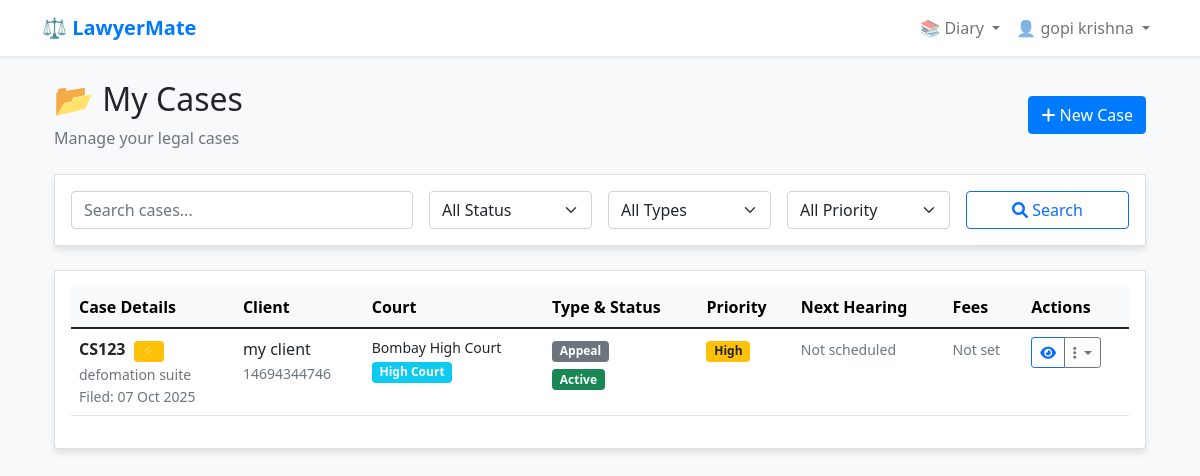
/diary/cases/ (signed in), run on the app's committed database.
### core/models.py (models this page shows, shortened)
class Case(models.Model):
    CASE_TYPES = [
        ('CIVIL', 'Civil Case'),
        ('CRIMINAL', 'Criminal Case'),
        ('FAMILY', 'Family Dispute'),
        ('PROPERTY', 'Property Dispute'),
        ('LABOUR', 'Labour Dispute'),
        ('CONSUMER', 'Consumer Complaint'),
        ('MATRIMONIAL', 'Matrimonial Case'),
        ('CHEQUE_BOUNCE', 'Cheque Bounce Case'),
        ('ARBITRATION', 'Arbitration'),
        ('WRIT', 'Writ Petition'),
        ('APPEAL', 'Appeal'),
        ('REVISION', 'Revision Petition'),
        ('BAIL', 'Bail Application'),
        ('COMPANY', 'Company Law'),
        ('TAX', 'Tax Matter'),
        ('BANK_RECOVERY', 'Bank Recovery'),
        ('INSURANCE', 'Insurance Claim'),
    ]
    CASE_STATUS = [
        ('ACTIVE', 'Active'),
        ('PENDING', 'Pending'),
        ('ADJOURNED', 'Adjourned'),
        ('JUDGMENT_RESERVED', 'Judgment Reserved'),
        ('WON', 'Won'),
        ('LOST', 'Lost'),
        ('SETTLED', 'Settled'),
        ('WITHDRAWN', 'Withdrawn'),
        ('DISMISSED', 'Dismissed'),
    ]
    PRIORITY_LEVELS = [
        ('LOW', 'Low'),
        ('MEDIUM', 'Medium'),
        ('HIGH', 'High'),
        ('URGENT', 'Urgent'),
    ]
    lawyer = models.ForeignKey(User, on_delete=models.CASCADE, related_name='cases')
    client = models.ForeignKey(Client, on_delete=models.CASCADE, related_name='cases')
    court = models.ForeignKey(Court, on_delete=models.CASCADE, related_name='cases')
    case_number = models.CharField(max_length=50, help_text="Court Case Number")
    case_title = models.CharField(max_length=300, help_text="Short case description")
    case_type = models.CharField(max_length=20, choices=CASE_TYPES)
    filing_date = models.DateField(help_text="Date case was filed")
    status = models.CharField(max_length=20, choices=CASE_STATUS, default='ACTIVE')
    priority = models.CharField(max_length=10, choices=PRIORITY_LEVELS, default='MEDIUM')
    description = models.TextField(help_text="Detailed case description")
    legal_issues = models.TextField(blank=True, help_text="Key legal issues")
    case_value = models.DecimalField(max_digits=15, decimal_places=2, null=True, blank=True)
    fees_charged = models.DecimalField(max_digits=10, decimal_places=2, null=True, blank=True)
    fees_received = models.DecimalField(max_digits=10, decimal_places=2, default=0)
    next_hearing_date = models.DateTimeField(null=True, blank=True)
    limitation_date = models.DateField(null=True, blank=True, help_text="Limitation period expiry")
    created_at = models.DateTimeField(auto_now_add=True)
    updated_at = models.DateTimeField(auto_now=True)
    class Meta:
        ordering = ['-next_hearing_date', '-created_at']
        unique_together = ['lawyer', 'case_number', 'court']

class Client(models.Model):
    lawyer = models.ForeignKey(User, on_delete=models.CASCADE, related_name='clients')
    name = models.CharField(max_length=200)
    email = models.EmailField(blank=True)
    phone = models.CharField(max_length=15)
    address = models.TextField()
    occupation = models.CharField(max_length=100, blank=True)
    aadhar_number = models.CharField(max_length=12, blank=True, help_text="Aadhar Card Number")
    pan_number = models.CharField(max_length=10, blank=True, help_text="PAN Card Number")
    notes = models.TextField(blank=True, help_text="Additional client information")
    created_at = models.DateTimeField(auto_now_add=True)
    updated_at = models.DateTimeField(auto_now=True)
    is_active = models.BooleanField(default=True)
    class Meta:
        ordering = ['name']
        unique_together = ['lawyer', 'name']

class Court(models.Model):
    COURT_TYPES = [
        ('SC', 'Supreme Court of India'),
        ('HC', 'High Court'),
        ('DC', 'District Court'),
        ('SC_MAG', 'Sessions Court'),
        ('MAG', 'Magistrate Court'),
        ('CJM', 'Chief Judicial Magistrate Court'),
        ('JMFC', 'Judicial Magistrate First Class'),
        ('FAMILY', 'Family Court'),
        ('CONSUMER', 'Consumer Court'),
        ('LABOUR', 'Labour Court'),
        ('TRIBUNAL', 'Tribunal'),
        ('DEBTS', 'Debts Recovery Tribunal'),
    ]
    name = models.CharField(max_length=200, help_text="Court Name")
    court_type = models.CharField(max_length=20, choices=COURT_TYPES)
    location = models.CharField(max_length=200, help_text="City/District")
    state = models.CharField(max_length=100)
    address = models.TextField(blank=True)
    contact_info = models.TextField(blank=True, help_text="Phone, Email, etc.")
    created_at = models.DateTimeField(auto_now_add=True)
    class Meta:
        ordering = ['court_type', 'name']

### core/views.py (the view, shortened to what this page needs)
# urls.py: path("diary/cases/", views.case_list, name="case_list"),
@login_required
def case_list(request):
    user = request.user
    cases_list = Case.objects.filter(lawyer=user).select_related('client', 'court')
    search_query = request.GET.get('search', '')
    status_filter = request.GET.get('status', '')
    if status_filter:
        cases_list = cases_list.filter(status=status_filter)
    case_type_filter = request.GET.get('case_type', '')
    if case_type_filter:
        cases_list = cases_list.filter(case_type=case_type_filter)
    priority_filter = request.GET.get('priority', '')
    if priority_filter:
        cases_list = cases_list.filter(priority=priority_filter)
    sort_by = request.GET.get('sort', '-created_at')
    cases_list = cases_list.order_by(sort_by)
    paginator = Paginator(cases_list, 20)
    page_number = request.GET.get('page')
    cases = paginator.get_page(page_number)
    status_choices = Case.CASE_STATUS
    case_type_choices = Case.CASE_TYPES
    priority_choices = Case.PRIORITY_LEVELS
    context = {
        'cases': cases,
        'search_query': search_query,
        'status_filter': status_filter,
        'case_type_filter': case_type_filter,
        'priority_filter': priority_filter,
        'status_choices': status_choices,
        'case_type_choices': case_type_choices,
        'priority_choices': priority_choices,
        'sort_by': sort_by,
    }
    return render(request, 'core/diary/case_list.html', context)

### core/templates/core/diary/case_list.html (shortened to what this page needs)
{% extends 'core/base.html' %}
{% block content %}
<div class="container mt-4">
    <div class="d-flex justify-content-between align-items-center mb-4">
        <div>
            <h2>📂 My Cases</h2>
            <p class="text-muted mb-0">Manage your legal cases</p>
        </div>
        <a href="{% url 'case_create' %}" class="btn btn-primary">
            <i class="fas fa-plus"></i> New Case
        </a>
    </div>
    <div class="card mb-4">
        <div class="card-body">
            <form method="get" class="row g-3">
                <div class="col-md-4">
                    <input type="text" name="search" class="form-control" placeholder="Search cases..." value="{{ search_query }}">
                </div>
                <div class="col-md-2">
                    <select name="status" class="form-select">
                        <option value="">All Status</option>
                    </select>
                </div>
                <div class="col-md-2">
                    <select name="case_type" class="form-select">
                        <option value="">All Types</option>
                    </select>
                </div>
                <div class="col-md-2">
                    <select name="priority" class="form-select">
                        <option value="">All Priority</option>
                    </select>
                </div>
                <div class="col-md-2">
                    <button type="submit" class="btn btn-outline-primary w-100">
                        <i class="fas fa-search"></i> Search
                    </button>
                </div>
            </form>
        </div>
    </div>
    <div class="card">
        <div class="card-body">
            {% if cases %}
                <div class="table-responsive">
                    <table class="table table-hover">
                        <thead class="table-light">
                            <tr>
                                <th>Case Details</th>
                                <th>Client</th>
                                <th>Court</th>
                                <th>Type & Status</th>
                                <th>Priority</th>
                                <th>Next Hearing</th>
                                <th>Fees</th>
                                <th>Actions</th>
                            </tr>
                        </thead>
                        <tbody>
                            {% for case in cases %}
                            <tr>
                                <td>
                                    <div>
                                        <strong>{{ case.case_number }}</strong>
                                        {% if case.priority == 'URGENT' %}
                                        <span class="badge bg-danger ms-1">🔥</span>
                                        {% elif case.priority == 'HIGH' %}
                                        <span class="badge bg-warning ms-1">⚡</span>
                                        {% endif %}
                                    </div>
                                    <small class="text-muted">{{ case.case_title|truncatechars:40 }}</small>
                                    <div class="small text-muted">
                                        Filed: {{ case.filing_date|date:"d M Y" }}
                                    </div>
                                </td>
                                <td>
                                    <div>{{ case.client.name }}</div>
                                    {% if case.client.phone %}
                                    <small class="text-muted">{{ case.client.phone }}</small>
                                    {% endif %}
                                </td>
                                <td>
                                    <div class="small">
                                        {{ case.court.name|truncatechars:25 }}
                                    </div>
                                    <span class="badge bg-info">{{ case.court.get_court_type_display }}</span>
                                </td>
                                <td>
                                    <div class="mb-1">
                                        <span class="badge bg-secondary">{{ case.get_case_type_display }}</span>
                                    </div>
                                    <span class="badge {% if case.status == 'ACTIVE' %}bg-success{% elif case.status == 'WON' %}bg-primary{% elif case.status == 'LOST' %}bg-danger{% else %}bg-warning text-dark{% endif %}">
                                        {{ case.get_status_display }}
                                    </span>
                                </td>
                                <td>
                                    <span class="badge {% if case.priority == 'URGENT' %}bg-danger{% elif case.priority == 'HIGH' %}bg-warning text-dark{% elif case.priority == 'MEDIUM' %}bg-info{% else %}bg-light text-dark{% endif %}">
                                        {{ case.get_priority_display }}
                                    </span>
                                </td>
                                <td>
                                    {% if case.next_hearing_date %}
                                        <div class="small">
                                            {{ case.next_hearing_date|date:"d M Y" }}
                                            <br>
                                            <span class="text-muted">{{ case.next_hearing_date|date:"H:i" }}</span>
                                        </div>
                                        {% if case.is_hearing_today %}
                                            <span class="badge bg-warning">Today</span>
                                        {% elif case.is_hearing_overdue %}
                                            <span class="badge bg-danger">Overdue</span>
                                        {% endif %}
                                    {% else %}
                                        <small class="text-muted">Not scheduled</small>
                                    {% endif %}
                                </td>
                                <td>
                                    {% if case.fees_charged %}
                                        <div class="small">
                                            <div>₹{{ case.fees_charged|floatformat:0 }}</div>
                                            {% if case.get_pending_fees > 0 %}
                                            <small class="text-danger">Pending: ₹{{ case.get_pending_fees|floatformat:0 }}</small>
                                            {% else %}
                                            <small class="text-success">Paid</small>
                                            {% endif %}
                                        </div>
                                    {% else %}
                                        <small class="text-muted">Not set</small>
                                    {% endif %}
                                </td>
                                <td>
                                    <div class="btn-group" role="group">
                                        <a href="{% url 'case_detail' case.id %}" class="btn btn-sm btn-outline-primary" title="View Details">
                                            <i class="fas fa-eye"></i>
                                        </a>
                                        <button class="btn btn-sm btn-outline-secondary dropdown-toggle" data-bs-toggle="dropdown" title="More Actions">
                                            <i class="fas fa-ellipsis-v"></i>
                                        </button>
                                    </div>
                                </td>
                            </tr>
                            {% endfor %}
                        </tbody>
                    </table>
                </div>
            {% endif %}
        </div>
    </div>
</div>
<link rel="stylesheet" href="https://cdnjs.cloudflare.com/ajax/libs/font-awesome/6.0.0/css/all.min.css">
{% endblock %}

### core/templates/core/base.html (shortened to what this page needs)
<!DOCTYPE html>
<html lang="en">
<head>
    <link href="https://cdn.jsdelivr.net/npm/bootstrap@5.1.3/dist/css/bootstrap.min.css" rel="stylesheet">
</head>
<body>
    <nav class="navbar navbar-expand-lg navbar-light bg-white shadow-sm">
        <div class="container">
            <a class="navbar-brand" href="{% url 'home' %}">⚖️ LawyerMate</a>
            <div class="navbar-nav ms-auto">
                {% if user.is_authenticated %}
                    <div class="nav-item dropdown">
                        <a class="nav-link dropdown-toggle" href="#" id="diaryDropdown" role="button" data-bs-toggle="dropdown">
                            📚 Diary
                        </a>
                    </div>
                    <div class="nav-item dropdown">
                        <a class="nav-link dropdown-toggle" href="#" id="userDropdown" role="button" data-bs-toggle="dropdown">
                            👤 {{ user.username }}
                        </a>
                    </div>
                {% else %}
                    <a class="nav-link" href="{% url 'login' %}">Login</a>
                    <a class="nav-link" href="{% url 'signup' %}">Sign Up</a>
                {% endif %}
            </div>
        </div>
    </nav>
    <div class="container mt-4">
        {% block content %}
        {% endblock %}
    </div>
</body>
</html>

### core/templates/core/base.html (style rules this page uses)
body { background-color: #f8f9fa; }
.navbar-brand { font-weight: bold; color: #007bff !important; }
.card { box-shadow: 0 4px 6px rgba(0, 0, 0, 0.1); }
.btn-primary { background-color: #007bff; border-color: #007bff; }

### data on the page
Case: case_number "CS123", case_title "defomation suite", filing_date "07 Oct 2025", client.name "my client", client.phone "14694344746", court.name "Bombay High Court", court.court_type "High Court", case_type "Appeal", status "Active", priority "High", shows "Not scheduled", shows "Not set"

### other printed values
{{ user.username }} "gopi krishna"
